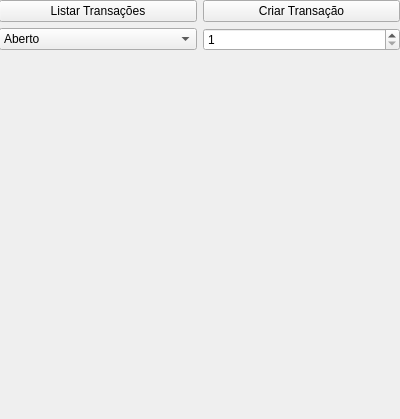
<?xml version="1.0" encoding="UTF-8"?>
<ui version="4.0">
 <class>Admin</class>
 <widget class="QWidget" name="Admin">
  <property name="geometry">
   <rect>
    <x>0</x>
    <y>0</y>
    <width>400</width>
    <height>419</height>
   </rect>
  </property>
  <property name="windowTitle">
   <string>Form</string>
  </property>
  <widget class="QWidget" name="layoutWidget">
   <property name="geometry">
    <rect>
     <x>-1</x>
     <y>0</y>
     <width>401</width>
     <height>411</height>
    </rect>
   </property>
   <layout class="QVBoxLayout" name="verticalLayout_2">
    <item>
     <layout class="QHBoxLayout" name="horizontalLayout">
      <item>
       <widget class="QPushButton" name="listar_transacoes">
        <property name="text">
         <string>Listar Transações</string>
        </property>
       </widget>
      </item>
      <item>
       <widget class="QPushButton" name="cria_transacoes">
        <property name="text">
         <string>Criar Transação</string>
        </property>
       </widget>
      </item>
     </layout>
    </item>
    <item>
     <layout class="QHBoxLayout" name="horizontalLayout_2">
      <item>
       <widget class="QComboBox" name="status">
        <item>
         <property name="text">
          <string>Aberto</string>
         </property>
        </item>
        <item>
         <property name="text">
          <string>Em Progresso</string>
         </property>
        </item>
        <item>
         <property name="text">
          <string>Fechado</string>
         </property>
        </item>
        <item>
         <property name="text">
          <string>Cancelado</string>
         </property>
        </item>
        <item>
         <property name="text">
          <string>Erro</string>
         </property>
        </item>
       </widget>
      </item>
      <item>
       <widget class="QSpinBox" name="u1">
        <property name="minimum">
         <number>1</number>
        </property>
        <property name="maximum">
         <number>999999999</number>
        </property>
       </widget>
      </item>
     </layout>
    </item>
    <item>
     <widget class="QLabel" name="error_message">
      <property name="text">
       <string/>
      </property>
      <property name="alignment">
       <set>Qt::AlignCenter</set>
      </property>
     </widget>
    </item>
    <item>
     <layout class="QVBoxLayout" name="transacoes"/>
    </item>
    <item>
     <spacer name="verticalSpacer">
      <property name="orientation">
       <enum>Qt::Vertical</enum>
      </property>
      <property name="sizeHint" stdset="0">
       <size>
        <width>20</width>
        <height>40</height>
       </size>
      </property>
     </spacer>
    </item>
   </layout>
  </widget>
 </widget>
 <resources/>
 <connections/>
</ui>
